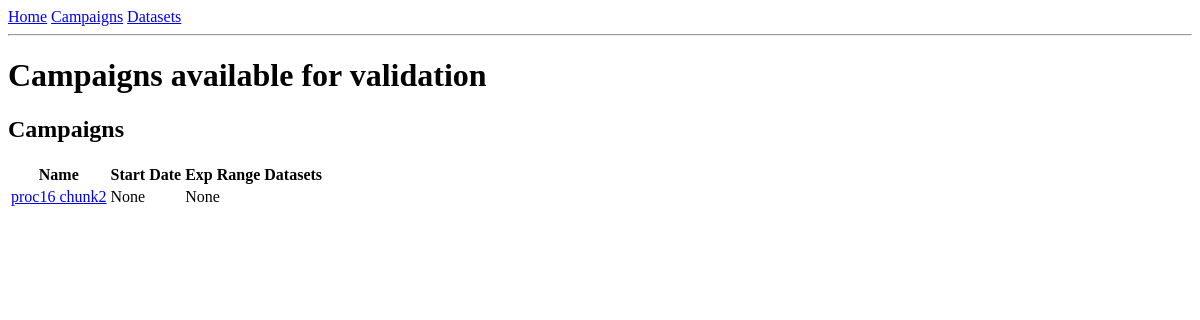
The page /campaigns on the database as committed earlier.
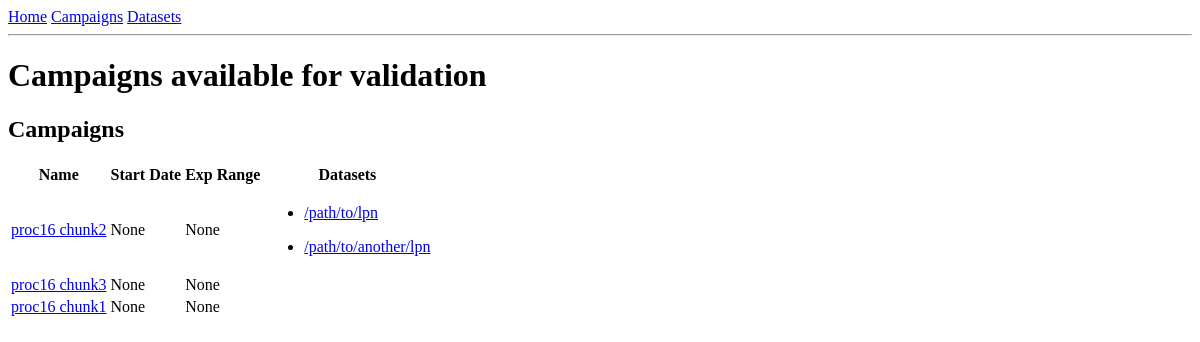
The same page on the database as committed later.
### app/models.py (models this page shows, shortened)
class Campaign(db.Model):
    __tablename__ = "Campaign"
    id = db.Column(db.Integer, primary_key=True)
    name = db.Column(db.String(20), unique = True)
    exp_range = db.Column(db.String(20))
    start_date = db.Column(db.Date, default=datetime.utcnow)
    datasets = db.relationship("Dataset", back_populates="campaign")

class Dataset(db.Model):
    __tablename__ = "Dataset"
    id = db.Column(db.Integer, primary_key = True)
    collection_lpn = db.Column(db.String(50), unique=True)
    date_added = db.Column(db.Date, default=datetime.utcnow)
    campaign_id = db.Column(db.Integer, db.ForeignKey("Campaign.id"))
    campaign = db.relationship("Campaign", back_populates='datasets')

### app/routes.py (the view)
@app.route("/campaigns/<id>")
@app.route("/campaigns")
def campaigns(id=None):
    if id:
        campaigns = models.Campaign.query.filter_by(id=id).all()
        return render_template("campaigns.html", campaigns=campaigns, single_view = True)
    campaigns = models.Campaign.query.all()
    return render_template("campaigns.html", campaigns=campaigns)

### app/templates/campaigns.html
{% extends "base.html" %}
{% block content %}
    <h1>Campaigns available for validation</h1>
   {% include "tables/campaign_table.html" %}
{% endblock %}

### app/templates/base.html (shortened to what this page needs)
<!doctype html>
<html>
    <head>
    </head>
    <body>
        <div><a href="/index">Home</a>
            <a href="/campaigns">Campaigns</a>
            <a href="/datasets">Datasets</a>
        </div>
        <hr>
        {% block content %}{% endblock %}
    </body>
</html>

### app/templates/tables/campaign_table.html
<h2>Campaigns</h2>
<table>
    <tr>
        <th>Name</th>
        <th>Start Date</th>
        <th>Exp Range</th>
        <th> Datasets </th>
    </tr>
    {% for campaign in campaigns %}
    <tr class="clickable-row">
        <td>
            <a href="{{ url_for('campaigns', id=campaign.id) }}">{{ campaign.name }}</a>
        </td>
        <td>
            {{ campaign.start_date}}
        </td>
        <td>
            {{ campaign.exp_range}}
        </td>
        <td>
            {% for dataset in campaign.datasets%}
                <ul>
                    <li>
                        <a href= {{ url_for('datasets', id=dataset.id)}}> {{ dataset.collection_lpn }}</a>
                    </li>
                </ul>
            {% endfor %}
        </td>
    </tr>
    {%  endfor %}
</table>

Rows that differ between the two databases and show on the page:
added Dataset: collection_lpn "/path/to/lpn", shown under Campaign "proc16 chunk2"
added Dataset: collection_lpn "/path/to/another/lpn", shown under Campaign "proc16 chunk2"
added Campaign: name "proc16 chunk3", start_date "None", exp_range "None"
added Campaign: name "proc16 chunk1", start_date "None", exp_range "None"
